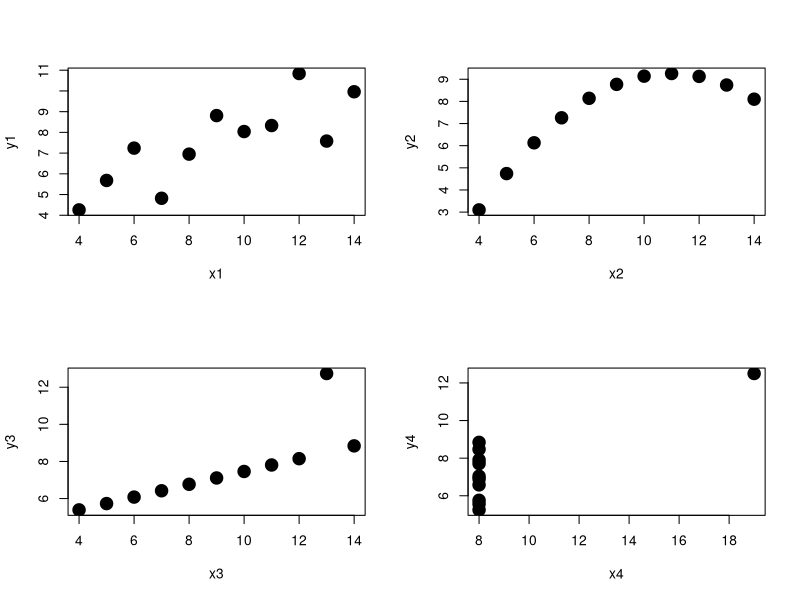

R code for this plot:
## ---- chunk 1
attach(anscombe)
mean(x1)
mean(x2)
mean(x3)
mean(x4)

mean(y1)
mean(y2)
mean(y3)
mean(y4)
## ---- chunk 2
cor(x1, y1)
cor(x2, y2)
cor(x3, y3)
cor(x4, y4)

lm(y1 ~ x1)
lm(y2 ~ x2)
lm(y3 ~ x3)
lm(y4 ~ x4)
## ---- chunk 3
par(mfrow=(c(2,2)))
plot(x1, y1, pch=19, cex=2)
plot(x2, y2, pch=19, cex=2)
plot(x3, y3, pch=19, cex=2)
plot(x4, y4, pch=19, cex=2)
